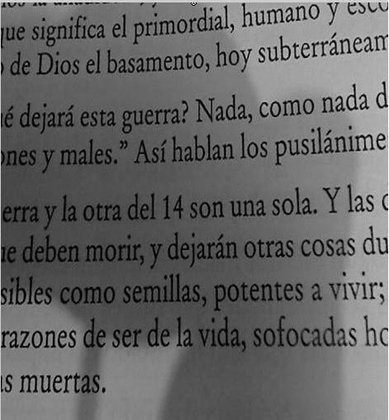
%> input picture Unidad 1/Ejercicios/sauvola.JPG, 389 x 420 px, shrunk from 471 x 509 before the run
$ octave Ejercicio11.m   (GNU Octave 9; MATLAB toolbox functions it lacks are replaced by stand-ins)
%> lines starting %> are read from the running program, lines starting %| are printed output that depends on the picture; in (x1, y1, x2, y2) boxes, pixels count from 0 and x2, y2 are one past the last pixel; in counts of white or black regions, pixels touching at a corner belong together; the program's own positions count from 1
close all, clear all, clc
% leo una imagen y la convierto a escala de grises
[file,dir] = uigetfile('*.bmp;*.jpg;*.png; *.tif'); %filtro para archivos bmp, jpg y png
%> the answer given: sauvola.JPG
filename = [dir,file];
info = imfinfo(filename);
switch info.ColorType
    case 'indexed'
        [Iorig,map] = imread(filename);
        I = ind2gray(Iorig,map); %convierto de indexada a escala de grises

    case 'grayscale'
        I = imread(filename);

    case 'truecolor'
        Iorig = imread(filename);
%> Iorig is the input picture: size 420x389x3 uint8; min 0, max 249, mean 100.9
        I=rgb2gray(Iorig); %convierto de RGB a escala de grises
end
[N, M] = size(I);
%> N = 420; M = 389
u=128;
Isimple=I;
Idoble=I;
ui=40;
us=200;
for i=1:N
    for j=1:M
       if I(i,j)>u
           Isimple(i,j)=250;
       else
           Isimple(i,j)=0;
       end

    end
end
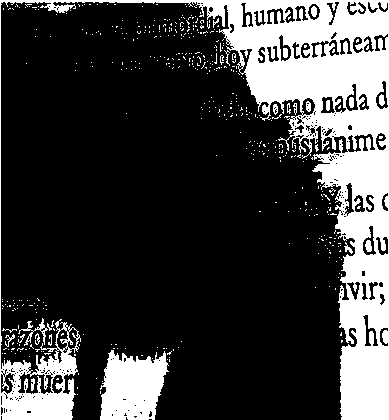
%> Isimple: size 420x389 uint8; values 0 (black) and 250 (white), 24% white; 469 white regions (446 under 20 px), largest, box (x1, y1, x2, y2) and area: (0, 0, 389, 420) 33607, (100, 350, 169, 420) 3603, (18, 318, 48, 346) 179
for i=1:N
    for j=1:M
       if I(i,j)>ui &  I(i,j)<us
           Idoble(i,j)=250;
       else
           Idoble(i,j)=0;
       end

    end
end
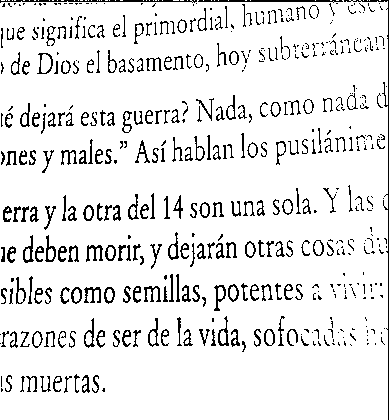
%> Idoble: size 420x389 uint8; values 0 (black) and 250 (white), 90.7% white; black in thin lines or dots

figure
subplot(2,1,1)
imshow(I, [0 255]);colorbar;
title('Imagen normal')
subplot(2,1,2)
imshow(Isimple, [0 255]);colorbar;
title('Imagen umbralizado simple')


figure
subplot(2,1,1)
imshow(I, [0 255]);colorbar;
title('Imagen normal')
subplot(2,1,2)
imshow(Idoble, [0 255]);colorbar;
title('Imagen umbralizado doble')
